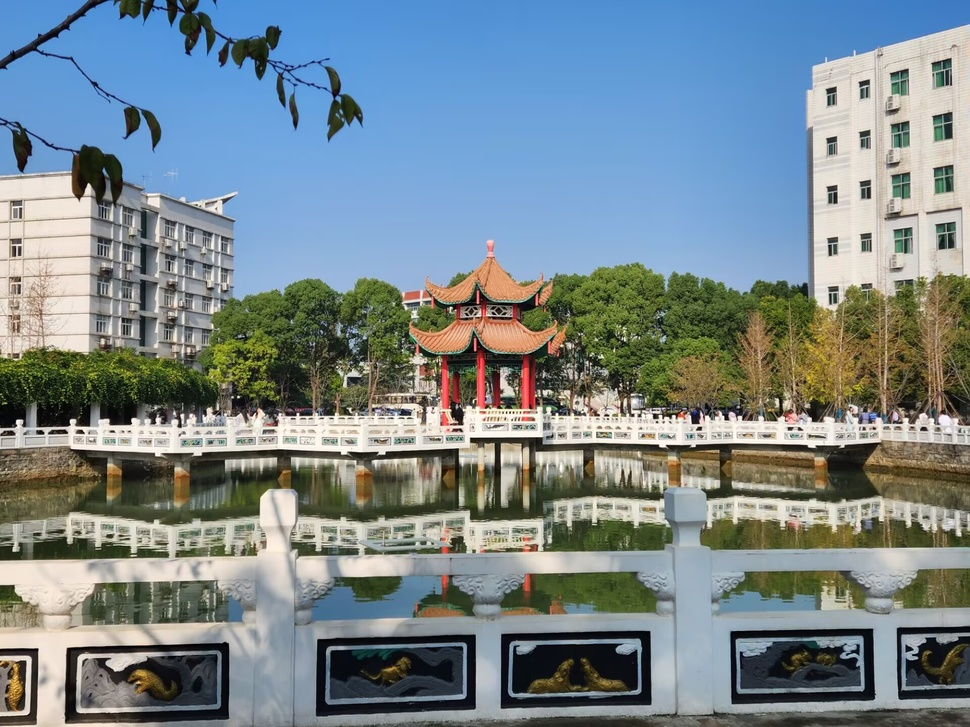
#> input picture Class/my.jpg, 970 x 727 px, shrunk from 1920 x 1440 before the run
$ python '2.2噪声消除.py'
#> lines starting #> are read from the running program, lines starting #| are printed output that depends on the picture
import cv2
import numpy as np
import matplotlib.pyplot as plt


# 生成高斯噪声的函数
def add_gaussian_noise(image, mean=0, std_dev=25):
    rows, cols = image.shape
    # 生成符合正态分布的噪声
    noise = np.random.normal(mean, std_dev, (rows, cols))
    # 将噪声加到原图像上
    noisy_image = image + noise
    # 限制图像像素值在0到255之间
    noisy_image = np.clip(noisy_image, 0, 255)
    return noisy_image


# 使用均值滤波器去噪的函数
def remove_noise_using_mean_filter(noisy_image, kernel_size=5):
    # 应用均值滤波器
    denoised_image = cv2.blur(noisy_image, (kernel_size, kernel_size))
    return denoised_image


# 显示图像的辅助函数
def display_images(original, noisy, denoised):
    plt.figure(figsize=(15, 5))

    plt.subplot(1, 3, 1)
    plt.imshow(original, cmap='gray')
    plt.title('Original Image')
    plt.axis('off')

    plt.subplot(1, 3, 2)
    plt.imshow(noisy, cmap='gray')
    plt.title('Noisy Image')
    plt.axis('off')

    plt.subplot(1, 3, 3)
    plt.imshow(denoised, cmap='gray')
    plt.title('Denoised Image (Mean Filter)')
    plt.axis('off')

    plt.tight_layout()
    plt.show()


# 主程序
def main(image_path):
    # 读取原始图像
#> called with image_path = 'my.jpg'
    image = cv2.imread(image_path, cv2.IMREAD_GRAYSCALE)
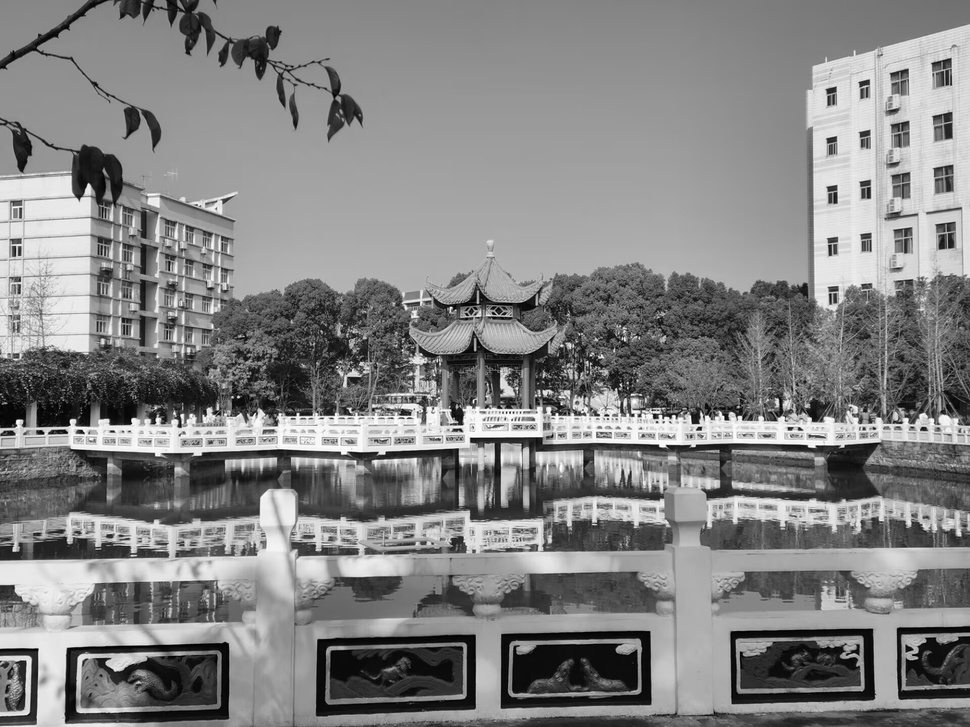
#> image: shape (727, 970); min 0, max 255, mean 131.1
    if image is None:
        print("Error: Image not found.")
        return

    # 添加高斯噪声
    noisy_image = add_gaussian_noise(image, mean=0, std_dev=25)
#> in add_gaussian_noise, `noisy_image = image + noise`:
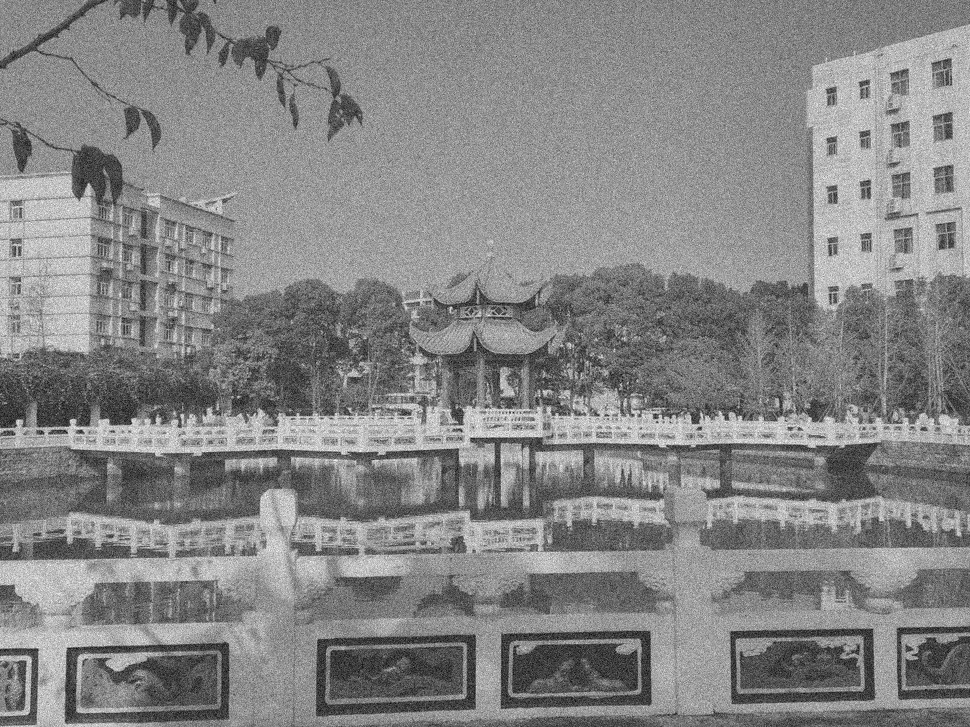
#> noisy_image: shape (727, 970) float64; min -88.84, max 331, mean 131.1; drawn with min black and max white

    # 使用均值滤波器去噪
    denoised_image = remove_noise_using_mean_filter(noisy_image, kernel_size=5)
#> in remove_noise_using_mean_filter, `denoised_image = cv2.blur(noisy_image, (kernel_size, kernel_size))`:
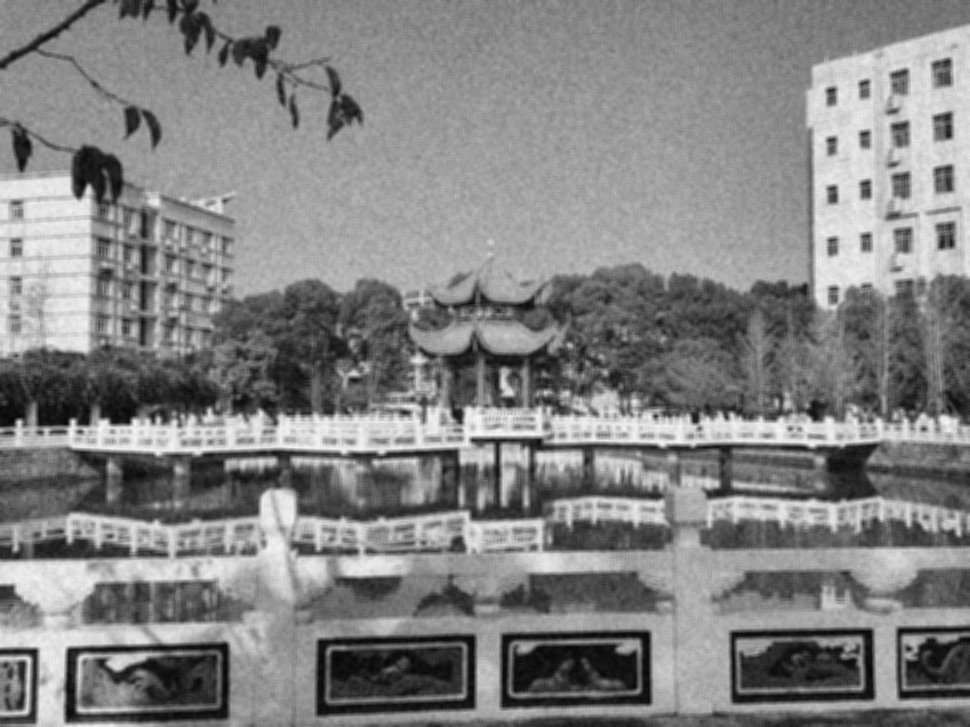
#> denoised_image: shape (727, 970) float64; min 3.5, max 250.6, mean 131.2

    # 显示原图、噪声图和去噪后的图像
    display_images(image, noisy_image, denoised_image)
#> in display_images, `plt.show()`:
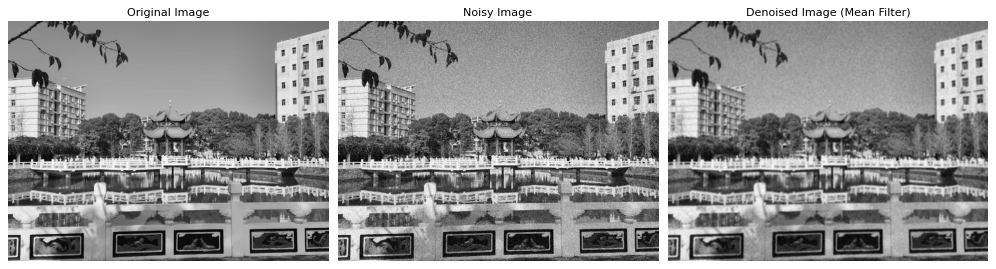
#> figure drawn by matplotlib, 3 panels


# 调用主程序，输入图像路径
main("my.jpg")

$ run again, with Class/face.jpg copied over Class/my.jpg
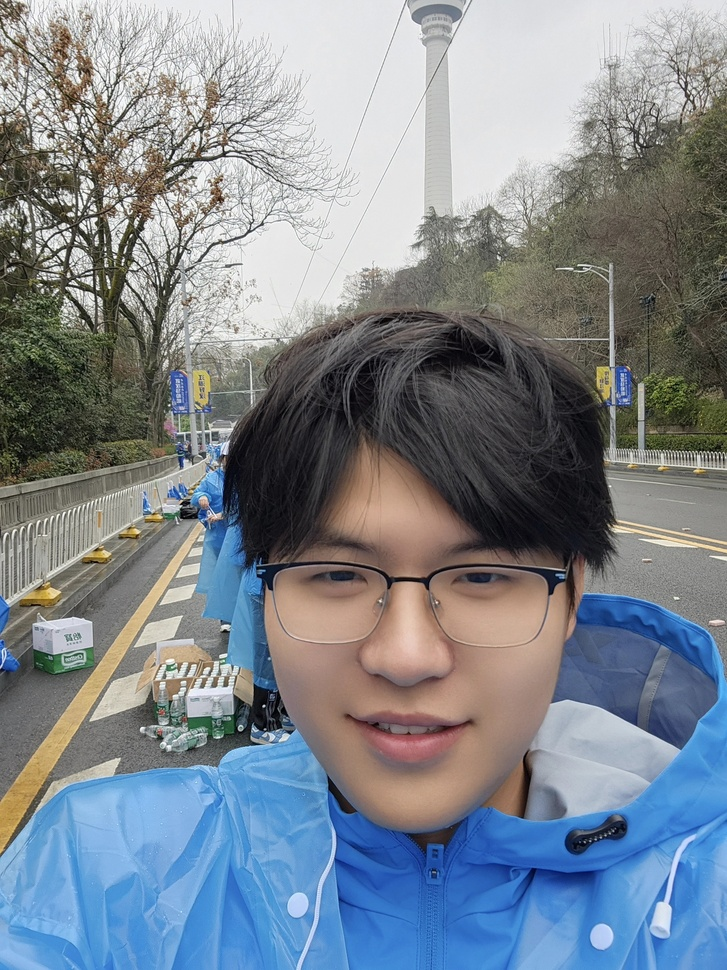
#> input picture Class/face.jpg, 727 x 970 px, shrunk from 2208 x 2944 before the run
#> in add_gaussian_noise, `noisy_image = image + noise`:
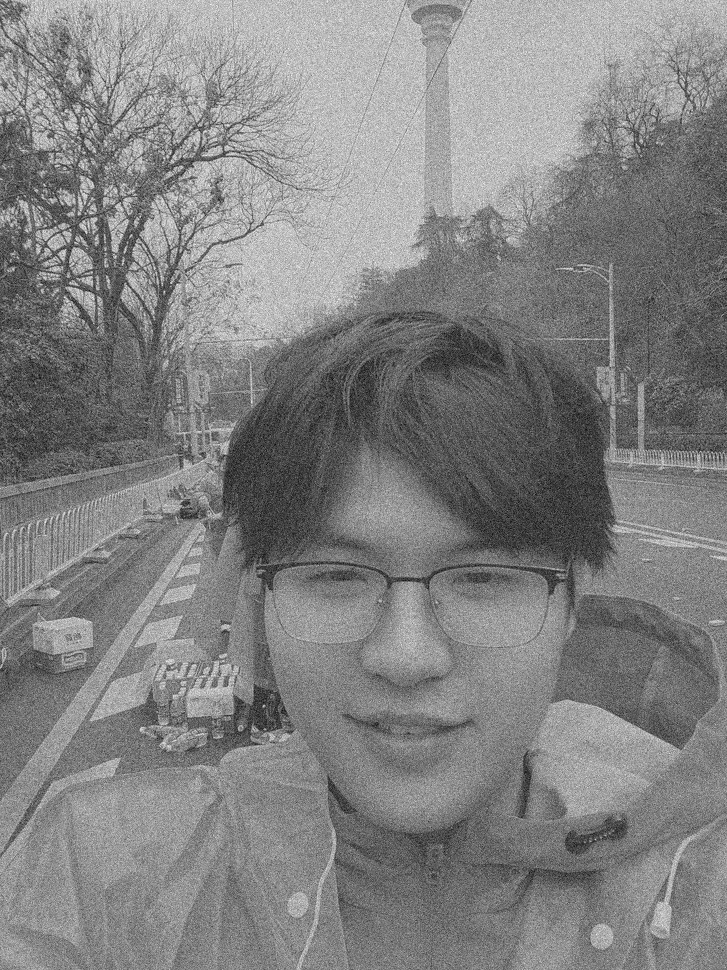
#> noisy_image: shape (970, 727) float64; min -85.14, max 341.1, mean 133; drawn with min black and max white
#> in display_images, `plt.show()`:
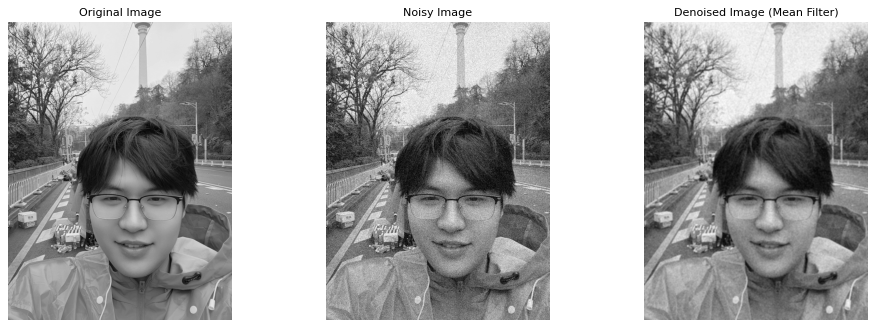
#> figure drawn by matplotlib, 3 panels
